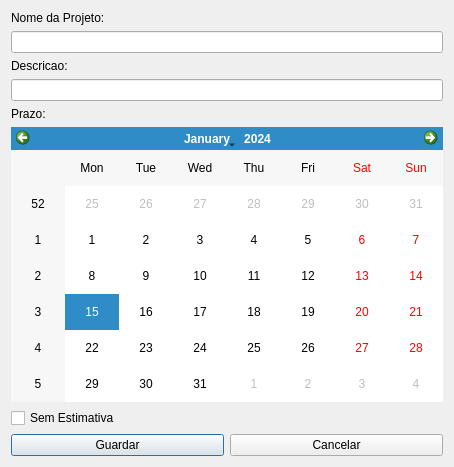
<?xml version="1.0" encoding="UTF-8"?>
<ui version="4.0">
 <class>AddDialog_pr</class>
 <widget class="QDialog" name="AddDialog_pr">
  <property name="geometry">
   <rect>
    <x>0</x>
    <y>0</y>
    <width>454</width>
    <height>467</height>
   </rect>
  </property>
  <property name="windowTitle">
   <string>Adicionar projeto</string>
  </property>
  <layout class="QGridLayout" name="gridLayout">
   <item row="0" column="0">
    <layout class="QVBoxLayout" name="verticalLayout_3">
     <item>
      <layout class="QVBoxLayout" name="verticalLayout_2">
       <item>
        <layout class="QVBoxLayout" name="verticalLayout">
         <item>
          <widget class="QLabel" name="label_2">
           <property name="text">
            <string>Nome da Projeto:</string>
           </property>
          </widget>
         </item>
         <item>
          <widget class="QLineEdit" name="nome_prlineEdit"/>
         </item>
         <item>
          <widget class="QLabel" name="label_3">
           <property name="text">
            <string>Descricao:</string>
           </property>
          </widget>
         </item>
         <item>
          <widget class="QLineEdit" name="descricao_prlineEdit"/>
         </item>
        </layout>
       </item>
       <item>
        <widget class="QLabel" name="label_4">
         <property name="text">
          <string>Prazo:</string>
         </property>
        </widget>
       </item>
       <item>
        <widget class="QCalendarWidget" name="prazo_calendarWidget"/>
       </item>
      </layout>
     </item>
     <item>
      <widget class="QCheckBox" name="semprazo_checkBox">
       <property name="text">
        <string>Sem Estimativa</string>
       </property>
      </widget>
     </item>
     <item>
      <layout class="QHBoxLayout" name="horizontalLayout">
       <item>
        <widget class="QPushButton" name="guardar_pushButton">
         <property name="text">
          <string>Guardar</string>
         </property>
        </widget>
       </item>
       <item>
        <widget class="QPushButton" name="cancelar_pushButton">
         <property name="text">
          <string>Cancelar</string>
         </property>
        </widget>
       </item>
      </layout>
     </item>
    </layout>
   </item>
  </layout>
 </widget>
 <resources/>
 <connections/>
</ui>
